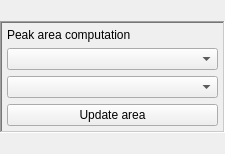
<?xml version="1.0" encoding="UTF-8"?>
<ui version="4.0">
 <class>_IntegrationWidget</class>
 <widget class="QWidget" name="_IntegrationWidget">
  <property name="geometry">
   <rect>
    <x>0</x>
    <y>0</y>
    <width>225</width>
    <height>154</height>
   </rect>
  </property>
  <property name="sizePolicy">
   <sizepolicy hsizetype="Expanding" vsizetype="Preferred">
    <horstretch>0</horstretch>
    <verstretch>0</verstretch>
   </sizepolicy>
  </property>
  <property name="windowTitle">
   <string>Form</string>
  </property>
  <layout class="QGridLayout" name="gridLayout">
   <property name="margin">
    <number>0</number>
   </property>
   <item row="0" column="0">
    <widget class="QFrame" name="_frame">
     <property name="sizePolicy">
      <sizepolicy hsizetype="Expanding" vsizetype="Fixed">
       <horstretch>0</horstretch>
       <verstretch>0</verstretch>
      </sizepolicy>
     </property>
     <property name="maximumSize">
      <size>
       <width>16777215</width>
       <height>16777215</height>
      </size>
     </property>
     <property name="frameShape">
      <enum>QFrame::WinPanel</enum>
     </property>
     <property name="frameShadow">
      <enum>QFrame::Sunken</enum>
     </property>
     <property name="lineWidth">
      <number>1</number>
     </property>
     <layout class="QVBoxLayout" name="verticalLayout_2">
      <property name="margin">
       <number>5</number>
      </property>
      <item>
       <widget class="QLabel" name="_label">
        <property name="sizePolicy">
         <sizepolicy hsizetype="Expanding" vsizetype="Preferred">
          <horstretch>0</horstretch>
          <verstretch>0</verstretch>
         </sizepolicy>
        </property>
        <property name="maximumSize">
         <size>
          <width>250</width>
          <height>16777215</height>
         </size>
        </property>
        <property name="focusPolicy">
         <enum>Qt::NoFocus</enum>
        </property>
        <property name="text">
         <string>Peak area computation</string>
        </property>
       </widget>
      </item>
      <item>
       <widget class="QComboBox" name="_methods">
        <property name="sizePolicy">
         <sizepolicy hsizetype="Expanding" vsizetype="Fixed">
          <horstretch>0</horstretch>
          <verstretch>0</verstretch>
         </sizepolicy>
        </property>
        <property name="maximumSize">
         <size>
          <width>250</width>
          <height>16777215</height>
         </size>
        </property>
        <property name="focusPolicy">
         <enum>Qt::NoFocus</enum>
        </property>
       </widget>
      </item>
      <item>
       <widget class="QComboBox" name="_postfixes">
        <property name="sizePolicy">
         <sizepolicy hsizetype="Expanding" vsizetype="Fixed">
          <horstretch>0</horstretch>
          <verstretch>0</verstretch>
         </sizepolicy>
        </property>
        <property name="maximumSize">
         <size>
          <width>250</width>
          <height>16777215</height>
         </size>
        </property>
        <property name="focusPolicy">
         <enum>Qt::NoFocus</enum>
        </property>
       </widget>
      </item>
      <item>
       <widget class="QPushButton" name="_compute_button">
        <property name="enabled">
         <bool>true</bool>
        </property>
        <property name="sizePolicy">
         <sizepolicy hsizetype="Expanding" vsizetype="Fixed">
          <horstretch>0</horstretch>
          <verstretch>0</verstretch>
         </sizepolicy>
        </property>
        <property name="maximumSize">
         <size>
          <width>250</width>
          <height>16777215</height>
         </size>
        </property>
        <property name="mouseTracking">
         <bool>false</bool>
        </property>
        <property name="focusPolicy">
         <enum>Qt::NoFocus</enum>
        </property>
        <property name="text">
         <string>Update area</string>
        </property>
       </widget>
      </item>
     </layout>
    </widget>
   </item>
  </layout>
 </widget>
 <resources/>
 <connections/>
</ui>
